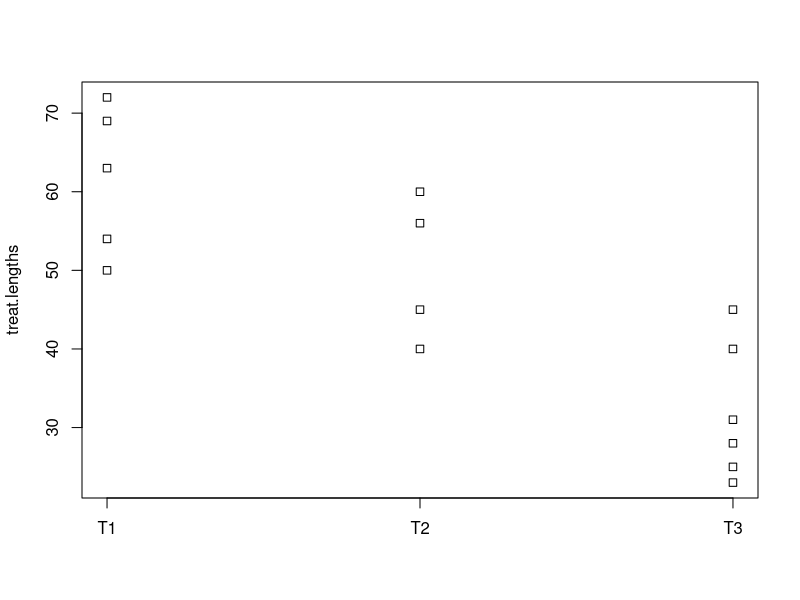
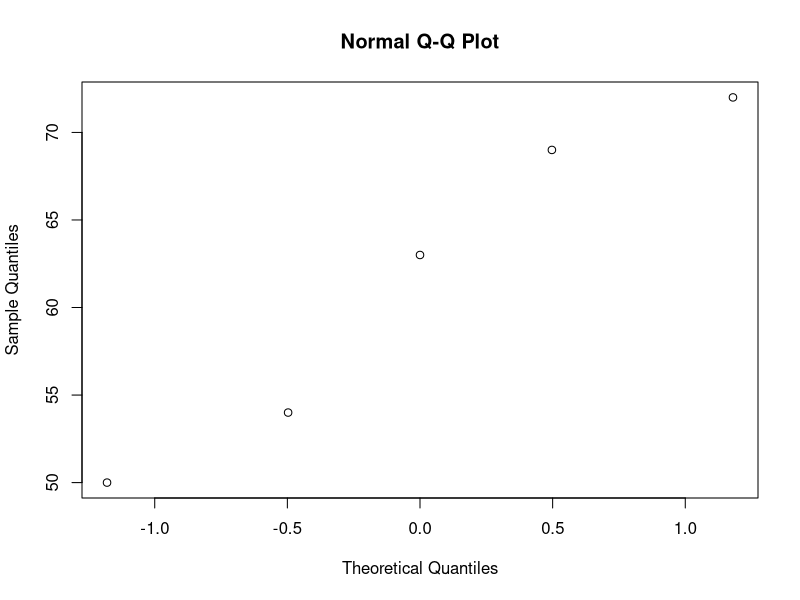
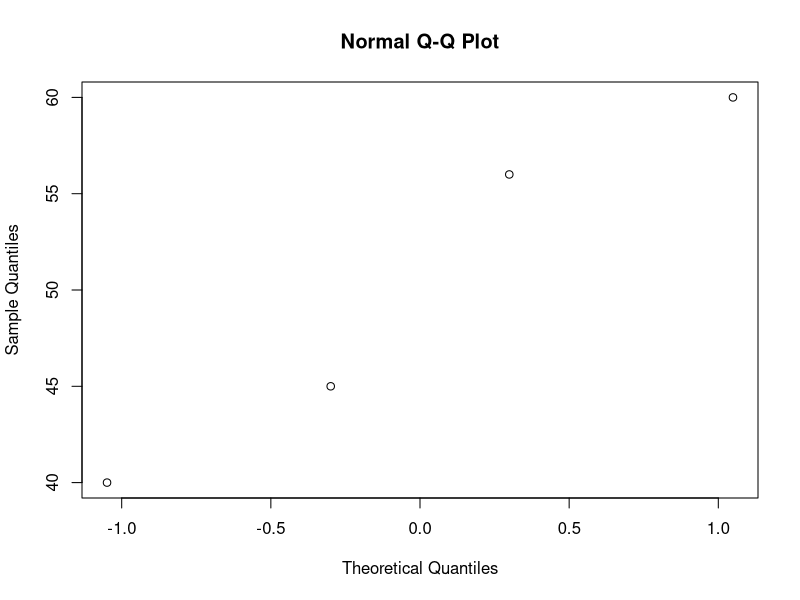
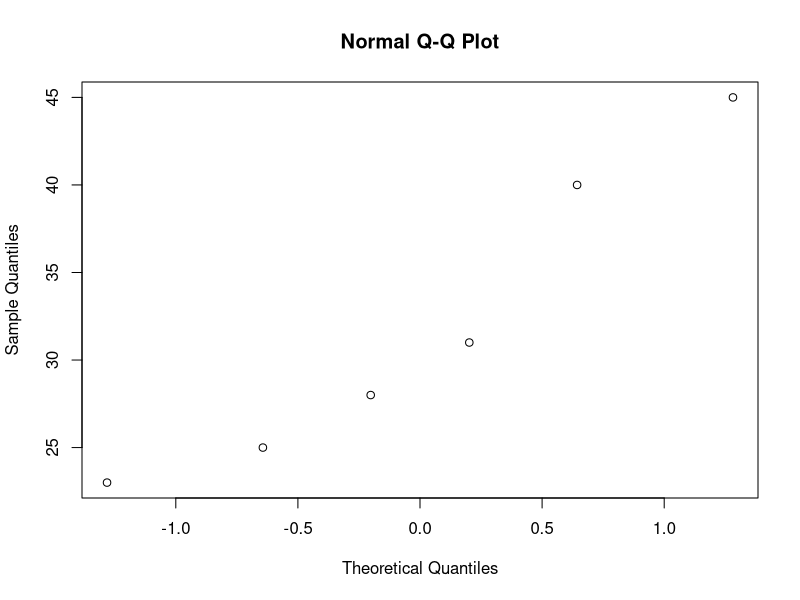
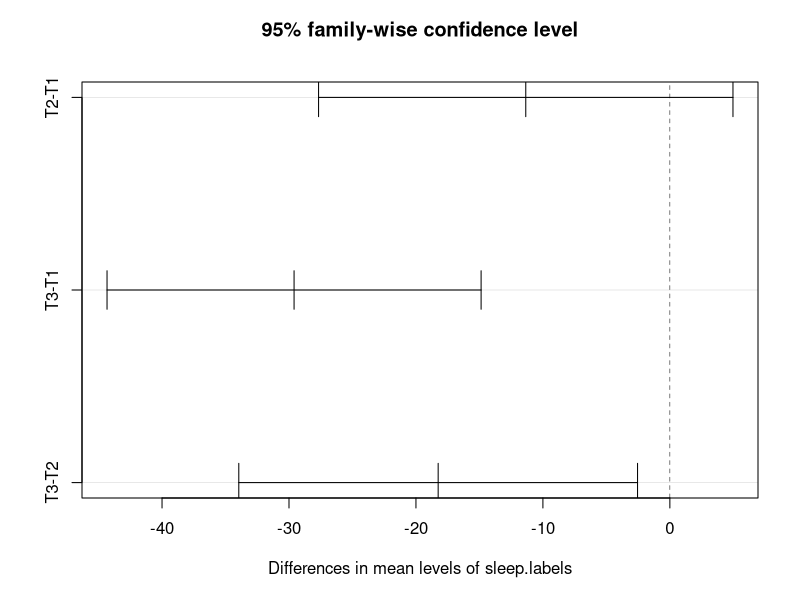

Recreate these plots in R, in order.
## ---- chunk 1
T1 = c(63, 54, 69, 50, 72)
T2 = c(45, 60, 40, 56)
T3 = c(31, 40, 45, 25, 23, 28)
## ---- chunk 2
treat.lengths = c(T1, T2, T3)
T1.labels = rep(x = "T1", times = length(T1))
T2.labels = rep(x = "T2", times = length(T2))
T3.labels = rep(x = "T3", times = length(T3))
sleep.labels = c(T1.labels, T2.labels, T3.labels)

sleep.treats = factor(sleep.labels)

stripchart(treat.lengths ~ sleep.treats, vertical = TRUE)
## ---- chunk 3
treat.model = aov(treat.lengths ~ sleep.labels)
anova(treat.model)
## ---- chunk 4
qqnorm(T1)
qqnorm(T2)
qqnorm(T3)
## ---- chunk 5
SD1 = sd(T1)
SD2 = sd(T2)
SD3 = sd(T3)
SD1
SD2
SD3
## ---- chunk 6
CIs = TukeyHSD(treat.model, conf.level = 0.95)
plot(CIs)
